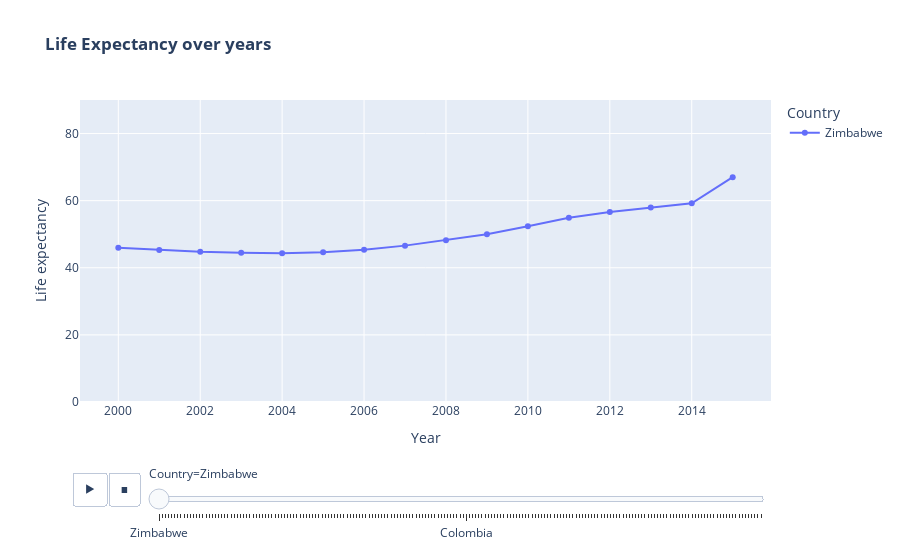

Source (notebook cell):
### Code cell
import plotly.express as px

fig=px.line(df.sort_values(by='Year'),x='Year',y='Life expectancy ',animation_frame='Country',animation_group='Year',color='Country',markers=True,template='plotly',title='<b>Life Expectancy over years',range_y=[0,90])
fig.show()
